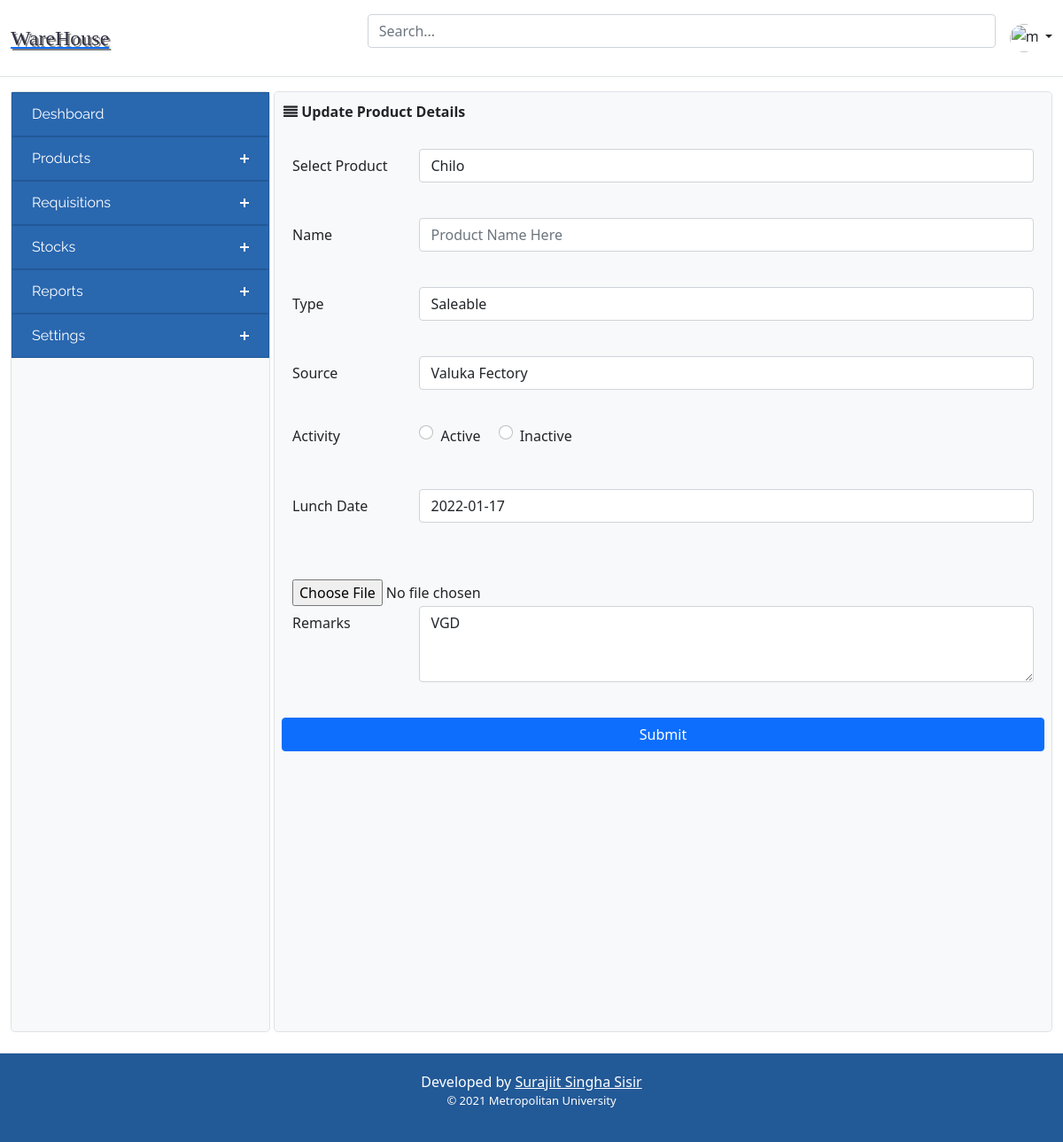
The page /update_product/22 on the database its author committed.
### tables this page shows
CREATE TABLE `table_product` (
  `id` int(11) NOT NULL,
  `product_name` varchar(100) NOT NULL,
  `catagory` varchar(100) NOT NULL,
  `type` varchar(60) NOT NULL,
  `source` varchar(100) NOT NULL,
  `activity` varchar(60) NOT NULL,
  `lunch_date` date NOT NULL,
  `image` varchar(255) NOT NULL,
  `base_unit` varchar(100) NOT NULL,
  `base_qnty_price` double NOT NULL,
  `carton` int(11) NOT NULL,
  `carton_price` double NOT NULL,
  `remarks` varchar(255) NOT NULL,
  `created` timestamp NOT NULL DEFAULT current_timestamp()
);

### application/controllers/updateProduct_Controller.php (called while the page is built, shortened)
<?php
class updateProduct_Controller extends CI_Controller {
	public function __construct(){
		$this->load->helper(array('form', 'url'));
        $this->load->library('form_validation');
		$this->load->model('Author_Model');
        $this->load->model('Product_Model');
	}
    public function index($id){
        $data['header_src'] = $this->load->view('inc/header_src', '', true);
        $data['header'] = $this->load->view('inc/header', '', true);
        $data['sidebar'] = $this->load->view('inc/sidebar', '', true);
        $data['footer'] = $this->load->view('inc/footer', '', true);
        $data['product_info'] = $this->Product_Model->select_single_row($id);
        $this->load->view('Componants/update_product', $data);
    }
}

### index.php (called while the page is built, shortened)
<?php
require_once BASEPATH.'core/CodeIgniter.php';

### application/models/Product_Model.php (called while the page is built, shortened)
<?php
    class Product_Model extends CI_Model {
        public function select_single_row($id){
            $this->db->where('id', $id);
            $query = $this->db->get('table_product')->row();
            return $query;
        }
}
?>

### application/views/Componants/update_product.php (the view, shortened to what this page needs)
<?= $header_src;?>
<main>
<?= $header; ?>
        <div class="container-fluid pb-4">
        <div class="d-grid gap-1" style="grid-template-columns: 1fr 3fr;">
            <?= $sidebar;?>
            <div class="bg-light border rounded-3">
                <div class="maintag">
                        <i class="fa fa-align-justify"></i><b> Update Product Details</b>
                        <form class="formDesign" method="post" action="<?= base_url()?>product_update_byid" enctype="multipart/form-data">
                            <div class="form-group row">
                                <label for="staticEmail" class="col-sm-2 col-form-label">Select Product</label>
                                <div class="col-sm-10">
                                    <select class="form-control">
                                        <option value="<?= $product_info->product_name;?>"><?= $product_info->product_name;?></option>
                                    </select>
                                </div>
                            </div><br />
                            <div class="form-group row">
                                <label for="staticEmail" class="col-sm-2 col-form-label">Name</label>
                                <div class="col-sm-10">
                                    <input type="text" name="product_name" class="form-control" id="formGroupExampleInput"
                                        placeholder="Product Name Here" autocomplete="on">
                                </div>
                            </div><br />
                            <div class="form-group row">
                                <label class="col-sm-2 col-form-label">Type</label>
                                <div class="col-sm-10">
                                    <select name="type" class="form-control">
                                    <option value="<?= $product_info->type;?>"><?= $product_info->type;?></option>
                                    </select>
                                </div>
                            </div><br />
                            <div class="form-group row">
                                <label for="staticEmail" class="col-sm-2 col-form-label">Source</label>
                                <div class="col-sm-10">
                                    <select name="source" class="form-control">
                                    <option value="<?= $product_info->source;?>"><?= $product_info->source;?></option>
                                    </select>
                                </div>
                            </div><br />
                            <div class="form-group row">
                                <label class="col-sm-2">Activity</label>
                                <div class="col-sm-10">
                                    <div class="form-check form-check-inline">
                                        <input class="form-check-input" type="radio" name="activity"
                                            id="inlineRadio1" value="active">
                                        <label class="form-check-label" for="inlineRadio1">Active</label>
                                    </div>
                                    <div class="form-check form-check-inline">
                                        <input class="form-check-input" type="radio" name="activity"
                                            id="inlineRadio2" value="deactive">
                                        <label class="form-check-label" for="inlineRadio2">Inactive</label>
                                    </div>
                                </div>
                            </div><br />
                            <div class="form-group row">
                                <label for="staticEmail" class="col-sm-2 col-form-label">Lunch Date</label>
                                <div class="col-sm-10">
                                    <div class="bootstrap-iso">
                                        <div class="input-group">
                                            <input class="form-control" id="date" name="lunch_date" placeholder="MM/DD/YYYY"
                                                type="text" value="<?= $product_info->lunch_date?>" />
                                        </div>
                                    </div>
                                </div>
                            </div><br />
                            <br />
                            <input type="file" name="image">
                            <div class="form-group row">
                                <label for="staticEmail" class="col-sm-2 col-form-label">Remarks</label>
                                <div class="col-sm-10">
                                    <textarea class="form-control" name="remarks" id="exampleFormControlTextarea2" rows="3"><?= $product_info->remarks?></textarea>
                                </div>
                            </div><br />
                            <div class="form-group row">
                                <button type="submit" class="btn btn-primary btn-block"
                                    data-toggle="button">Submit</button>
                            </div><br />
                        </form>
                    </div>
                <br><br><br><br><br><br><br><br><br><br>
            </div>
        </div>
    </div>
  </main>
</body>
<?= $footer; ?>

### assets/css/newProducts.css (style rules this page uses)
.maintag { padding-top: 10px; padding-bottom: 10px; padding-left: 10px; padding-right: 10px; }
.formDesign { padding-top: 30px; padding-bottom: 10px; padding-left: 10px; padding-right: 10px; }

### rows shown on the page
table_product: product_name "Chilo", type "Saleable", source "Valuka Fectory", lunch_date "2022-01-17", remarks "VGD"
